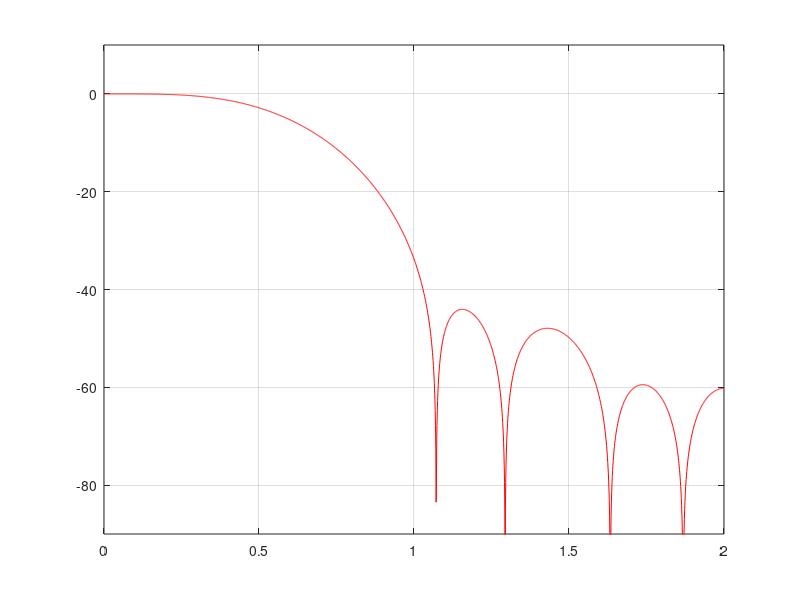

Source code (MATLAB):
writeFile = 0;

% Generate the SOQPSK frequency pulse

samplesPerSymbol = 1;
samplesPerTernarySymbol = 4*samplesPerSymbol;

fs = samplesPerTernarySymbol;
fn = fs/2;

% SOQPSK Parameters
T1 = 1.5;
T2 = 0.5;
T1PlusT2 = T1 + T2; 
rho = 0.7;
B = 1.25;

% time vector normalized by the symbol period spaced at the sample rate
Ts = 1/samplesPerTernarySymbol;
tNorm = -T1PlusT2 : Ts : T1PlusT2; 
tT1Norm = -T1:1/samplesPerTernarySymbol:T1;

cpiece = cos(pi*rho*B*tNorm) ./ (1 - 4*((rho*B*tNorm).^2));
spiece = sinc(B*tNorm);

% Create the frequency pulse normalized
midpoint = (length(tNorm) + 1)/2;
win = zeros(1,length(tNorm));
win = 0.5 + 0.5*cos(pi*(tNorm - T1)/T2);
win(round(tT1Norm.*samplesPerTernarySymbol + midpoint)) = 1;
g = win .* cpiece .* spiece;

dcGain = sum(g);
% Normally we would scale for 0.5 area under the curve but we plan to drive
% this with 0.5 impulses
%gainAdjust = 1/(2*dcGain);
gainAdjust = 1/(dcGain);
g = g*gainAdjust;

%figure;
%plot(cpiece, '0*');
%hold on;
%plot(spiece, '1*');
%plot(win, '2*');
%plot(g, '3*');
%hold off;

g = floor(g*1024+0.5);

[Hg,w] = freqz(g,1,2048,fs);
Hg = Hg + 1e-6;
figure(1);
hold off
plot(w,20*log10(abs(Hg)/max(abs(Hg))),'r'),grid
axis([0 fs/2 -90 10]);

if writeFile == 1
    fid = fopen('soqpskMod.coe','w');
    fprintf(fid,'radix=10;\n');
    fprintf(fid,'coefdata=\n');
    fprintf(fid,'%d,\n',g);
    fclose(fid);
end

% Create three symbol sequences
wx = 1;
symSpacing = 2; %samples
midpoint = (length(g) + 1)/2 + symSpacing;
waveform = zeros(3^3,length(g) + 2*symSpacing);
symSet = [0 1 -1];
for sym0 = symSet
    for sym1 = symSet
        for sym2 = symSet
            waveform(wx,:) = [(sym0 .* g) zeros(1,2*symSpacing)] ...
                         + [zeros(1,symSpacing) (sym1 .* g) zeros(1,symSpacing)] ...
                         + [zeros(1,2*symSpacing) (sym2 .* g)];
            wx = wx + 1;
        end
    end
end

% Extract the middle three samples
mfSamples = zeros(27,3);
mfSamples(:) = waveform(:,midpoint-symSpacing:symSpacing:midpoint+symSpacing);
mfSamples = mfSamples/max(max(mfSamples));
%mfSamples = floor(mfSamples*2+0.5);
